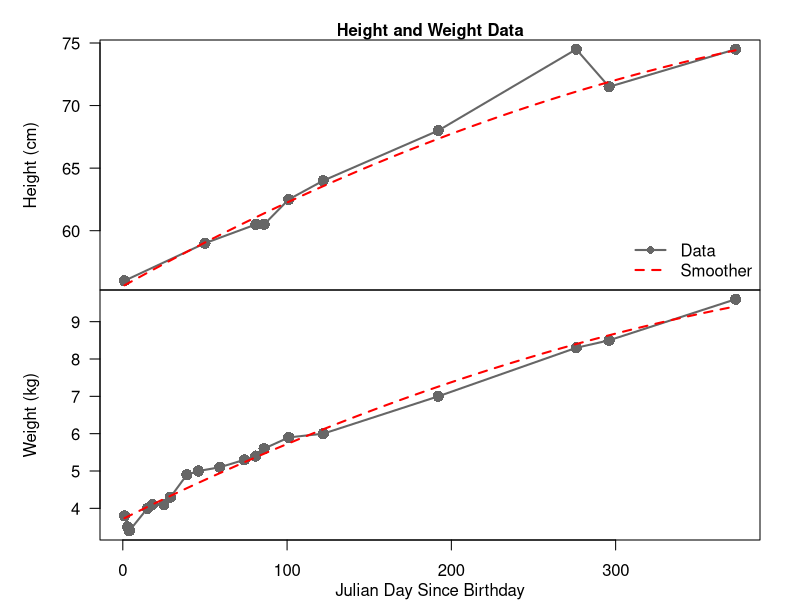
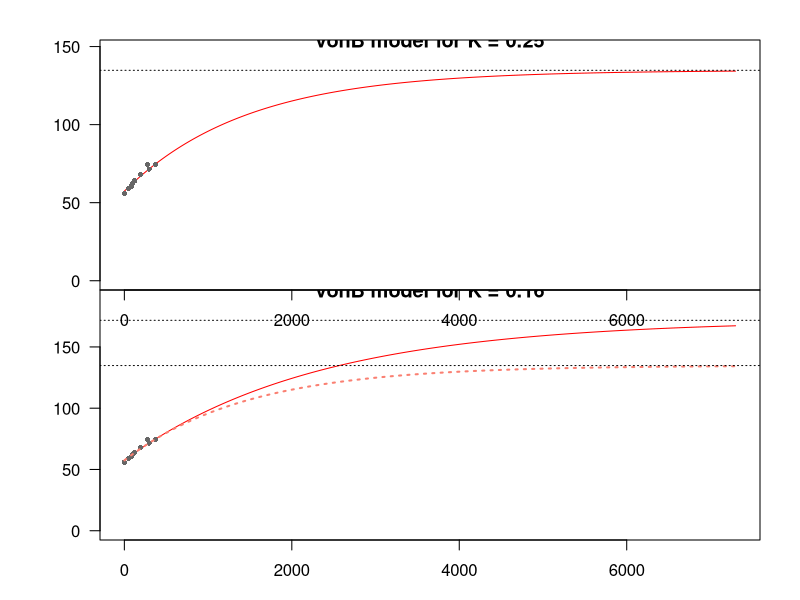
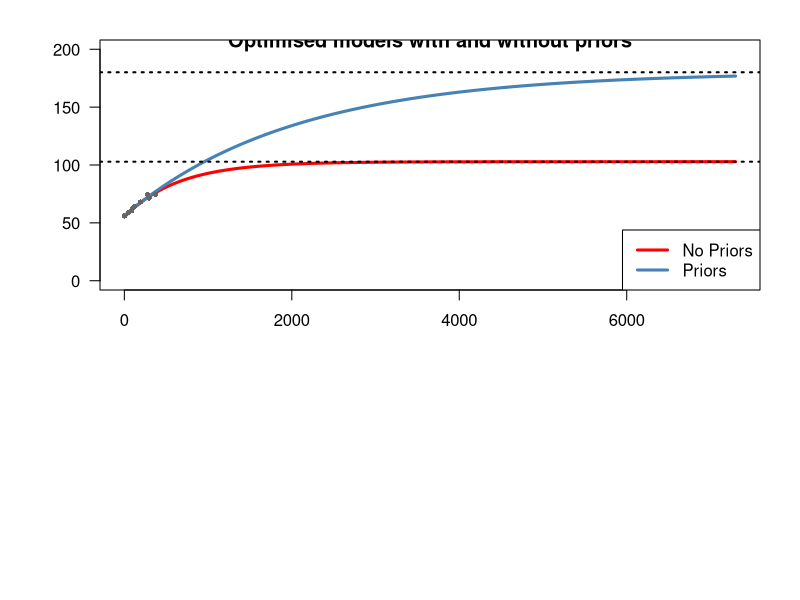

Write R code to recreate these figures, in order.
## ---- chunk 1
# install.packages("kableExtra")
# install.packages("dplyr")
library(kableExtra)
library(dplyr)
library(RColorBrewer)

# Set NAs to - signs
options(knitr.kable.NA = '-')

growthData <- read.csv( "./baby-growth.csv", header = TRUE,
                        stringsAsFactors = FALSE ) %>%
              mutate( date = as.Date(date),
                      height = as.numeric(height),
                      weight = as.numeric(weight),
                      j = julian.Date( 
                                x = date, 
                                origin = as.Date("2018-01-02") ) + 1 ) %>%
              dplyr::select( j, height, weight )


## ---- chunk 2

  # Pull each value
  d <- as.integer(growthData$j)
  h <- as.numeric(growthData$height)
  w <- as.numeric(growthData$weight)


  # set up par
  par(mfrow  = c(2,1), oma = c(3,3,2,0), mar = c(0,2,0,2) )

  # First, plot height
  # Get indices where height exists
  hIdx <- which(!is.na(h))
  plot( x = range(d), y = range(h,na.rm = T), axes = F, 
        type = "n" )
    axis( side = 2, las = 1 )
    mtext( side = 2, text = "Height (cm)", line = 3)
    box()
    lines( x = d[hIdx], y = h[hIdx], lwd = 2, lty = 1, col = "grey40" )
    points( x = d, y = h, cex = 1.5, pch = 16, col = "grey40" )
    lines( loess.smooth(x = d[hIdx], y = h[hIdx], span = 100, degree = 2 ),      col = "red", lty = 2, lwd = 2 )
    legend( x = "bottomright", bty = "n",
            legend = c("Data","Smoother"),
            col = c("grey40","red"),
            pch = c(16, NA),
            lty = c(1,2),
            lwd = c(2,2))

  # Now weight
  # Get indices where weight exists
  wIdx <- which(!is.na(w))
  plot( x = range(d), y = range(w,na.rm = T), axes = F, 
        type = "n" )
    axis( side = 2, las = 1 )
    mtext( side = 2, text = "Weight (kg)", line = 3)
    axis( side = 1)
    mtext( side = 1, text = "Julian Day Since Birthday", line = 2)
    box()
    lines( x = d[wIdx], y = w[wIdx], lwd = 2, lty = 1 , col = "grey40")
    points( x = d, y = w, cex = 1.5, pch = 16, col = "grey40" )
    lines( loess.smooth(x = d[wIdx], y = w[wIdx], span = 100, degree = 2 ),      col = "red", lty = 2, lwd = 2 )

    mtext( side = 3, text = "Height and Weight Data", font = 2,
            outer = TRUE )

## ---- chunk 3
# First, create a function to calculate the 
# height at a given day d. Leading parameters 
# H_1, H_2 and K are separated from D values 
# as pars are estimated model parameters passed
# in from the log-likelihood function
vonB <- function( d = 1, 
                  pars = c( H_1 = 62.5, 
                            H_2 = 74.5, 
                            K = 0.25 ), 
                  D = c(100,365) )
{
  # Recover pars
  H_1 <- pars[1]
  H_2 <- pars[2]
  K   <- pars[3]/365

  # Recover D values
  D_1 <- D[1]
  D_2 <- D[2]
  
  # Run calculation
  H_d <- H_1 + (H_2 - H_1) * (exp(-K*D_1) - exp(-K*d)) /( exp(-K*D_1) - exp(-K*D_2) )

  # Return H_d
  return(H_d)
}

## ---- chunk 4
H <- vonB( d = 1:14600 )
Hinf <- max(H)

## ---- chunk 5

plot( x = 1:7300, y = H[1:7300], type = "l", las = 1,
      xlab = "Age (days)", ylab = "Height (cm)",
      col = "red", ylim = c(0,1.1*max(H)),
      main = "vonB model for K = 0.25" )
  points( growthData$j, growthData$height, pch = 16,
          col = "grey40", cex = .7 )
  abline( h = Hinf, lty = 3)

## ---- chunk 6
H2 <- vonB( d = 1:14600, pars = c(  H_1 = 62.5, 
                                    H_2 = 74.5, 
                                    K = 0.16 )  )
Hinf2 <- max(H2)


## ---- chunk 7

plot( x = 1:7300, y = H2[1:7300], type = "l", las = 1,
      xlab = "Age (days)", ylab = "Height (cm)",
      col = "red", ylim = c(0,1.1*max(H2)),
      main = "vonB model for K = 0.16" )
  points( growthData$j, growthData$height, pch = 16,
          col = "grey40", cex = .7 )
  abline( h = Hinf2, lty = 3)
  lines( x = 1:7300, y = H[1:7300], col = "salmon",
          lwd = 2, lty = 3 )
  abline( h = Hinf, lty = 3)

## ---- chunk 8
# Define negative log posterior function,
# we're going to model the H1, H2 and K
# values on the log scale, and we need to
# model
vonB_negLogPost <- function(  theta = c( logH_1 = log(62.5), 
                                         logH_2 = log(74.5), 
                                         logK = log(0.16),
                                         logsigma = 0 ),
                              data = growthData,
                              D = c(100,365),
                              H2Prior = c(74.5, 74.5),
                              KPrior = c(.16, .16/2) )
{
  # Exponentiate leading pars of vonB
  pars <- c(  H_1 = exp(theta[1]),
              H_2 = exp(theta[2]),
              K   = exp(theta[3]) )

  # uncertainty in the observations
  sigma <- exp(theta["logsigma"])

  # Calculate expected observations in a new column
  # of the data frame, then residuals,
  # and then the negative-log-likelihood (with
  # normalising scalar omitted)
  data <- data %>%
          mutate( expHeight = vonB(j, pars = pars, D = D),
                  resid = expHeight - height,
                  negloglik = 0.5*log(sigma^2) + 0.5 * resid^2/sigma^2 )


  # Calculate observation NLL and H2/K neg log priors
  nll     <- sum(data$negloglik, na.rm = T)
  nlp_H2  <- 0
  nlp_K   <- 0
  # Only calculate priors if parameters are given
  if(!is.null(H2Prior))
    nlp_H2  <- 0.5 * (pars[2] - H2Prior[1])^2/H2Prior[2]^2
  if(!is.null(KPrior))
    nlp_K   <- 0.5 * (pars[3] - KPrior[1])^2/KPrior[2]^2


  objFun  <- nll + nlp_H2 + nlp_K + 10 * log(sigma) 

  return(objFun)
}
## ---- chunk 9

# Fit with no priors
fit1 <- optim(  par = c(  logH_1 = log(62.5), 
                           logH_2 = log(74.5), 
                           logK = log(0.16/365),
                           logsigma = 0),
                fn = vonB_negLogPost,
                D = c(100,365), data = growthData,
                H2Prior = NULL,
                KPrior = NULL,
                method = "Nelder-Mead" )



# Fit with priors on K
fit2 <- optim(  par = c(  logH_1 = log(62.5), 
                           logH_2 = log(74.5), 
                           logK = log(0.16/365),
                           logsigma = 0),
                fn = vonB_negLogPost,
                D = c(100,365), data = growthData,
                H2Prior = NULL,
                KPrior = c(0.16,0.08),
                method = "Nelder-Mead" )


## ---- chunk 10

# Recover first model pars
optPars1 <- round(exp(fit1$par),2)
# Run the vonB function with the new parameters, 
Hfit1 <- vonB( d = 1:14600, pars = optPars1[1:3])
# estimate new adult height
HinfFit1 <- round(max(Hfit1),2)

optPars2 <- round(exp(fit2$par),2)
# Run the vonB function with the new parameters, 
Hfit2 <- vonB( d = 1:14600, pars = optPars2[1:3])
# estimate new adult height
HinfFit2 <- round(max(Hfit2),2)


# Make a table of optPars1 and optPars2
optParsTab <- rbind(c(optPars1,HinfFit1,fit1$value), c(optPars2,HinfFit2,fit2$value) )
colnames(optParsTab) <- c("$$H_1$$", "$$H_2$$", "$$K$$", "$$\\sigma$$", "$$H_\\infty$$", "-log(Post)")
rownames(optParsTab) <- c("No Priors","Priors")

kable(optParsTab, caption = "Optimised parameters, adult height and negativ log-posterior values under both models.") %>%
  kable_styling(bootstrap_options = c(  "striped", 
                                        "hover",
                                        "condensed",
                                        "responsive"),
                full_width = FALSE)

plot( x = 1:7300, y = Hfit1[1:7300], type = "l", las = 1,
      xlab = "Age (days)", ylab = "Height (cm)",
      col = "red", ylim = c(0,200), lwd = 3,
      main = "Optimised models with and without priors" )
  lines( x = 1:7300, y = Hfit2[1:7300], col = "steelblue", lwd = 3)
  points( growthData$j, growthData$height, pch = 16,
          col = "grey40", cex = .7 )
  abline( h = HinfFit1, lty = 3, lwd = 2)
  abline( h = HinfFit2, lty = 3, lwd = 2)
  legend( x = "bottomright", legend = c("No Priors", "Priors"),
          col = c("red","steelblue"), lwd = 3 )

## ---- chunk 11

kable( growthData, caption = "Data for my son's health visits." ) %>%
  kable_styling(bootstrap_options = c(  "striped", 
                                        "hover",
                                        "condensed",
                                        "responsive"),
                full_width = FALSE,
                position = "float_right" )
